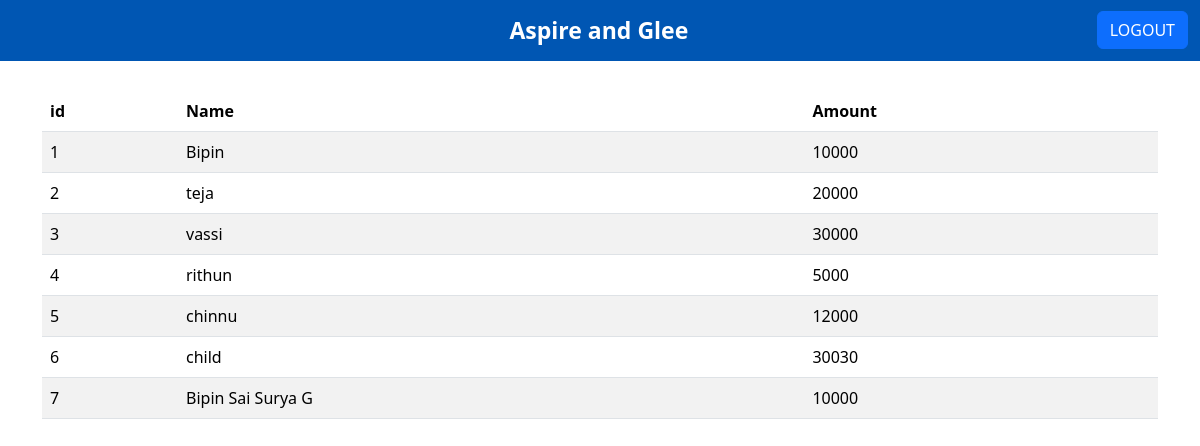
The app's page /children/ (signed in) with its own data.
### website/models.py (models this page shows, shortened)
class price(models.Model):
	name=models.CharField(max_length=100)
	amount=models.CharField(max_length=100)

### website/views.py (the view)
# urls.py: path('children/',views.children,name='children'),
def children(request):
	if request.user.is_authenticated:
		data = [item for item in price.objects.all()]
		return render(request,'childrendata.html',{'data':data})
	return redirect('login')

### website/templates/childrendata.html
{% extends 'base.html' %}
{% block content %}
<div class="container">
	<table class="table table-striped" style="margin-top: 30px">
	  <thead>
	    <tr>
	      <th scope="col">id</th>
	      <th scope="col">Name</th>
	      <th scope="col">Amount</th>
	    </tr>
	  </thead>
	  <tbody>
	  	{% for object in data%}
		    <tr>
		      <td>{{object.id}}</td>
		      <td>{{object.name}}</td>
		      <td>{{object.amount}}</td>
		    </tr>
		{% endfor %}
	  </tbody>
	</table>
</div>
{% endblock %}

### website/templates/base.html (shortened to what this page needs)
<!doctype html>
{% load static %}
<html lang="en">
  <head>
    <link href="https://cdn.jsdelivr.net/npm/bootstrap@5.3.3/dist/css/bootstrap.min.css" rel="stylesheet">
  </head>
  <body>
    {% include 'navbar.html' %}
    {% block content %}
    {% endblock %}
  </body>
</html>

### website/templates/navbar.html (shortened to what this page needs)
<nav class="navbar navbar-expand-lg " style="background-color: #0056b3 ;">
  <div class="container-fluid" >
    <a class="navbar-brand" href="{% url 'home'  %}" style="display: flex; justify-content: center; align-items: center; justify-content: space-between; margin: 0px; width: 9%; color: white;">
    	<b style="font-size:23px; padding-left: 5px;  ">Aspire and Glee</b></a>
    {% if user.is_authenticated%}
    <a class='btn btn-primary' href="{% url 'logout' %}" >LOGOUT</a>
    {% else %}
    <div>
    <a class='btn btn-primary' href="{% url 'truehome' %}" >ABOUT US</a>
    <a class='btn btn-primary' href="{% url 'login' %}" >LOGIN</a>
    <a class='btn btn-primary' href="{% url 'register' %}" >REGISTER</a>
  </div>
    {% endif %}
  </div>
</nav>

### records on screen
price: id "1", name "Bipin", amount "10000"
price: id "2", name "teja", amount "20000"
price: id "3", name "vassi", amount "30000"
price: id "4", name "rithun", amount "5000"
price: id "5", name "chinnu", amount "12000"
price: id "6", name "child", amount "30030"
price: id "7", name "Bipin Sai Surya G", amount "10000"
